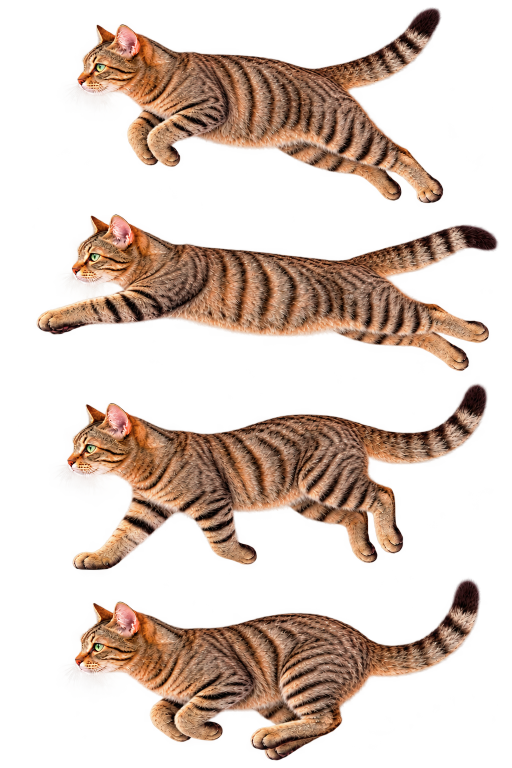
#> input picture backyard_visitor/assets/run.png, 1024 x 1536 px (shown at 1/2 size)
$ python calibrate_cat_color.py
#> lines starting #> are read from the running program, lines starting #| are printed output that depends on the picture; after the words box and inside, x2 and y2 are one past the last pixel; in counts of white or black regions, pixels touching at a corner belong together; long printed decimals are rounded
"""Offline, user-authorized color-only candidate; never edits production assets.

Match warm-fur chroma to standing.png in comparable lightness bins. One bounded
Lab offset is shared by every run pose. Luminance, geometry and alpha stay fixed
before RGB quantization. No spatial filter, resampling, sharpening or new pixels.
Requires Pillow/numpy only in the offline workspace runtime, not in the app.
"""
from pathlib import Path
import hashlib
import json
import numpy as np
from PIL import Image

ROOT = Path(__file__).resolve().parents[1]
OUT = ROOT / 'output/experiments/color'
M = np.array([[.4124564,.3575761,.1804375], [.2126729,.7151522,.0721750], [.0193339,.1191920,.9503041]])
WHITE = np.array([.95047,1.,1.08883])
EPS = 216/24389
KAPPA = 24389/27


def lab(rgb):
    x = rgb.astype(np.float64)/255
    linear = np.where(x <= .04045, x/12.92, ((x+.055)/1.055)**2.4)
    xyz = linear @ M.T / WHITE
    f = np.where(xyz > EPS, np.cbrt(xyz), (KAPPA*xyz+16)/116)
    return np.stack((116*f[...,1]-16, 500*(f[...,0]-f[...,1]), 200*(f[...,1]-f[...,2])), axis=-1)


def rgb(lab_value):
    fy = (lab_value[...,0]+16)/116
    f = np.stack((fy+lab_value[...,1]/500,fy,fy-lab_value[...,2]/200),axis=-1)
    xyz = np.where(f**3 > EPS, f**3, (116*f-16)/KAPPA)*WHITE
    linear = xyz @ np.linalg.inv(M).T
    srgb = np.where(linear <= .0031308, 12.92*linear, 1.055*np.maximum(linear,0)**(1/2.4)-.055)
    return np.clip(np.rint(srgb*255),0,255).astype(np.uint8)


def ramp(x,lo,hi):
    t=np.clip((x-lo)/(hi-lo),0,1)
    return t*t*(3-2*t)


def selection(a, values):
    L,aa,bb = np.moveaxis(values,-1,0)
    # Exclude transparency, neutral whiskers/black stripes, pink ears and green eyes.
    return (a[...,3]>200)&(L>25)&(L<75)&(aa>3)&(bb>8)&(bb>aa*1.05)


def main():
    source_path=ROOT/'backyard_visitor/assets/run.png'
    reference_path=ROOT/'backyard_visitor/assets/standing.png'
    source=np.array(Image.open(source_path).convert('RGBA'))
#> source is the input picture: shape (1536, 1024, 4); mean R, G, B, A 117.7, 82.5, 61.8, 86
    reference=np.array(Image.open(reference_path).convert('RGBA'))
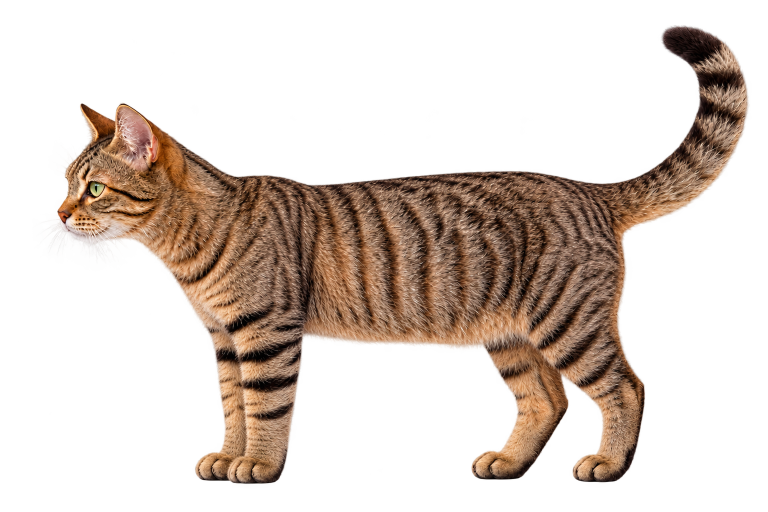
#> input picture backyard_visitor/assets/standing.png, 1536 x 1024 px (shown at 1/2 size)
#> reference is the input picture: shape (1024, 1536, 4); mean R, G, B, A 75.3, 55.4, 42.2, 79.3
    src_lab,ref_lab=lab(source[...,:3]),lab(reference[...,:3])
    sm,rm=selection(source,src_lab),selection(reference,ref_lab)
#> in selection, `return (a[...,3]>200)&(L>25)&(L<75)&(aa>3)&(bb>8)&(bb>aa*1.05)`:
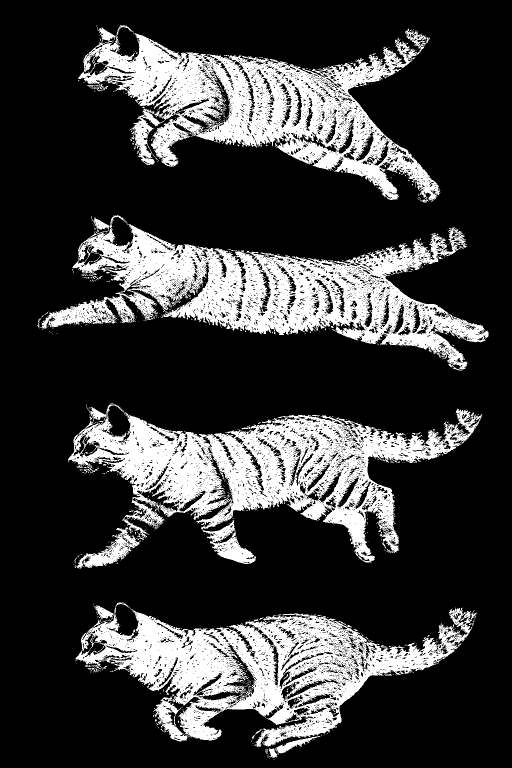
#> returned value: shape (1536, 1024) bool (shown at 1/2 size); 23.3% white; 860 white regions (820 under 20 px), largest, box (x1, y1, x2, y2) and area: (136, 808, 965, 1128) 93717, (80, 432, 977, 741) 92215, (156, 50, 881, 405) 86304
#> in selection (call 2), `return (a[...,3]>200)&(L>25)&(L<75)&(aa>3)&(bb>8)&(bb>aa*1.05)`: returned value: shape (1024, 1536) bool; 22.7% white; 603 white regions (575 under 20 px), largest, box (x1, y1, x2, y2) and area: (116, 83, 1494, 966) 354493, (157, 456, 190, 475) 195, (834, 349, 885, 358) 183
    offsets=[];bins=[]
    for lo in range(25,75,10):
        ss=sm&(src_lab[...,0]>=lo)&(src_lab[...,0]<lo+10)
        rr=rm&(ref_lab[...,0]>=lo)&(ref_lab[...,0]<lo+10)
        if min(ss.sum(),rr.sum())<100:continue
        a=np.median(src_lab[ss,1:],axis=0);b=np.median(ref_lab[rr,1:],axis=0)
        offsets.append(b-a)
        bins.append({'L_range':[lo,lo+10],'source_pixels':int(ss.sum()),'reference_pixels':int(rr.sum()),'source_median_ab':a.tolist(),'reference_median_ab':b.tolist()})
#> this loop made 5 passes
#> (a, b) on passes 1 to 5: ([14.51, 19.18], [12.12, 17.42]), ([15.33, 21.35], [12.63, 19.52]), ([15.39, 22.93], [12.56, 21.48]), ([14.8, 24.54], [12.13, 23.3]), ([14.36, 26.37], [11.53, 24.58])
#> pass 1, in main, `rr=rm&(ref_lab[...,0]>=lo)&(ref_lab[...,0]<lo+10)`:
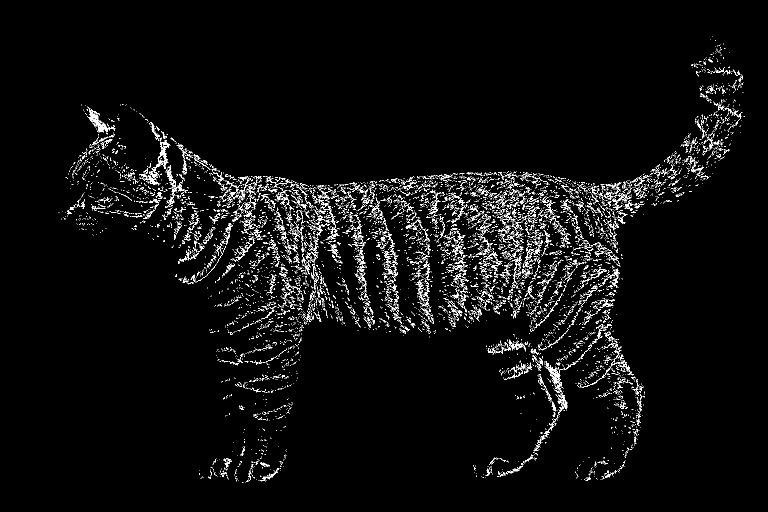
#> rr: shape (1024, 1536) bool (shown at 1/2 size); 3.5% white in thin lines or dots, all inside (x1, y1, x2, y2) = (116, 72, 1490, 966)
#> after the loop:
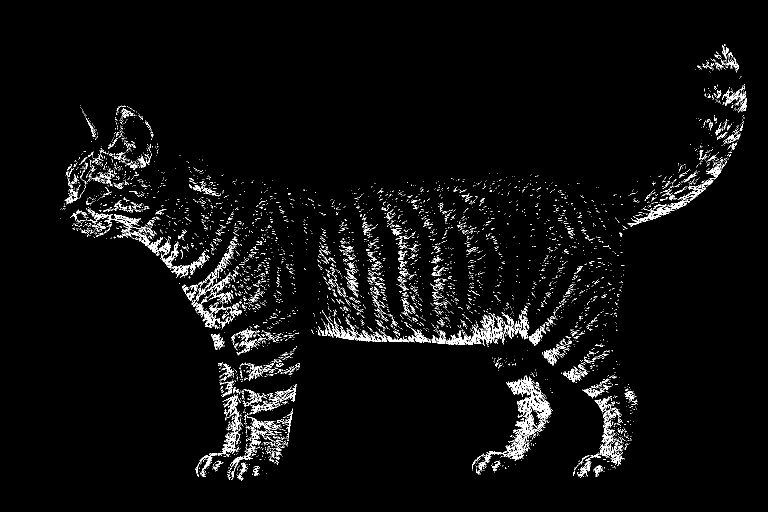
#> rr: shape (1024, 1536) bool (shown at 1/2 size); 3.5% white in thin lines or dots, all inside (x1, y1, x2, y2) = (121, 88, 1494, 962)
#> after the loop:
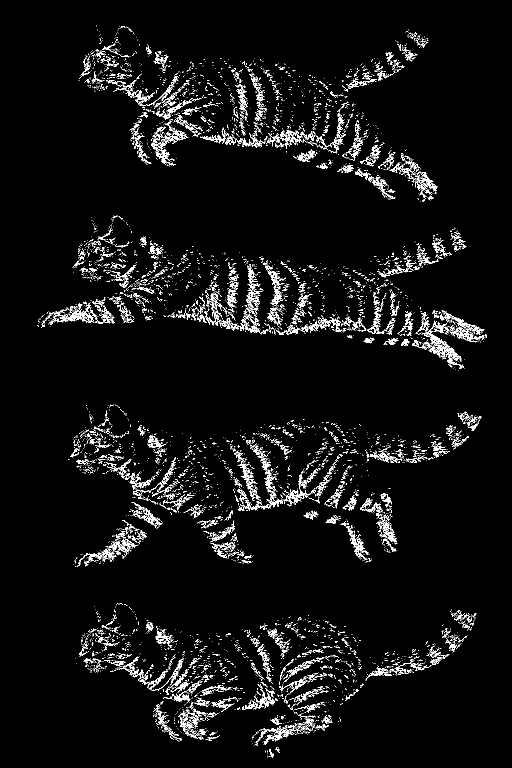
#> ss: shape (1536, 1024) bool (shown at 1/2 size); 4.7% white in thin lines or dots, all inside (x1, y1, x2, y2) = (75, 51, 974, 1515)
#> after the loop, bins = 5 items; offsets = [[-2.39, -1.75], [-2.71, -1.82], [-2.83, -1.45], [-2.67, -1.24], [-2.83, -1.79]]
    if len(offsets)<3:raise RuntimeError('Not enough comparable fur samples')
    # Conservative correction, not a full distribution/brightness transplant.
    delta=np.clip(np.median(offsets,axis=0)*.8,[-4,-5],[4,5])
#> delta = [-2.16, -1.4]
    L,a,b=np.moveaxis(src_lab,-1,0)
    weight=(ramp(a,1,5)*ramp(b,4,12)*ramp(b-a,.5,6)*ramp(L,8,25)*(1-ramp(L,82,96)))
    weight=np.where(source[...,3]>0,weight,0)
    corrected=src_lab.copy();corrected[...,1:]+=weight[...,None]*delta
    candidate=source.copy();converted=rgb(corrected)
#> in rgb, `fy = (lab_value[...,0]+16)/116`:
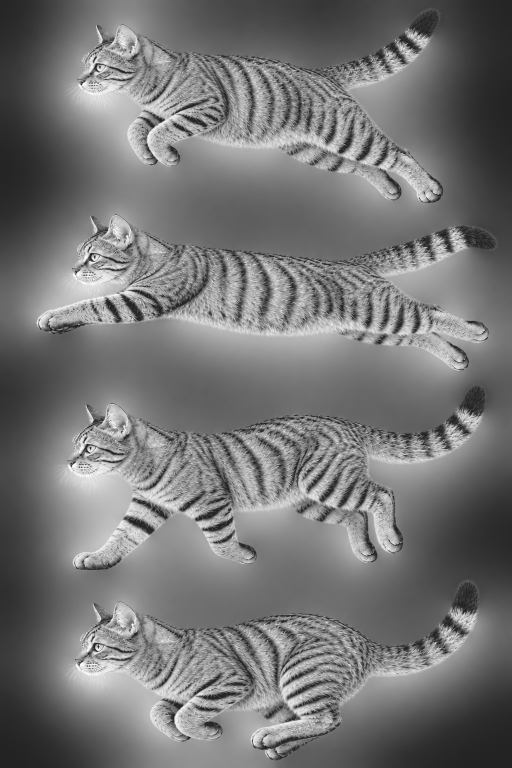
#> fy: shape (1536, 1024) float64 (shown at 1/2 size); min 0.138, max 1, mean 0.462
    changed_region=weight>0
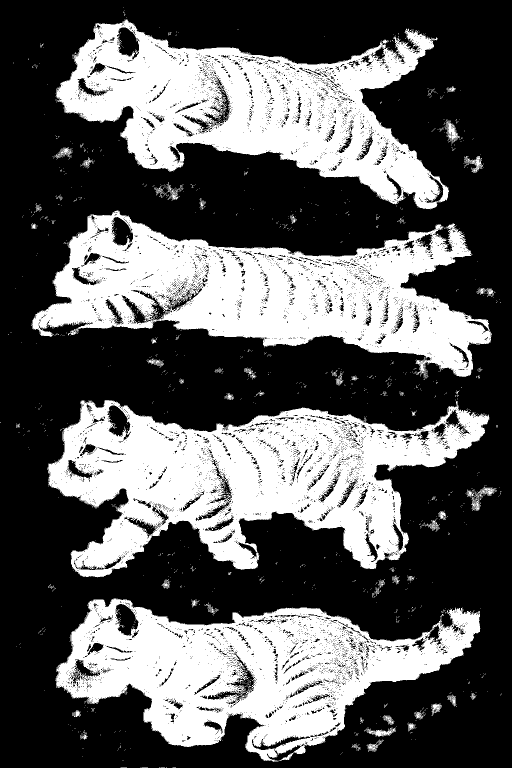
#> changed_region: shape (1536, 1024) bool (shown at 1/2 size); 37.1% white; 2443 white regions (2384 under 20 px), largest, box (x1, y1, x2, y2) and area: (95, 800, 979, 1155) 157311, (63, 421, 984, 755) 145261, (111, 1197, 961, 1524) 135485
    candidate[changed_region,:3]=converted[changed_region]
    OUT.mkdir(parents=True,exist_ok=True)
    output=OUT/'run-calibrated-candidate-3.png'
    Image.fromarray(candidate).save(output)
    saved=np.array(Image.open(output).convert('RGBA'))
    assert saved.shape==source.shape
    assert np.array_equal(saved[...,3],source[...,3]), 'Alpha changed'
    assert np.array_equal(saved[~changed_region],source[~changed_region]), 'Protected pixels changed'
    assert np.array_equal(saved[source[...,3]==0],source[source[...,3]==0]), 'Empty pixels changed'
    actual_lab=lab(saved[...,:3]);le=np.abs(actual_lab[...,0]-src_lab[...,0])[changed_region]
    report={'method':'One bounded Lab chroma offset with smooth warm-fur selection; no spatial operations','authorized_by_user':True,'production_replaced':False,'source':str(source_path),'reference':str(reference_path),'candidate':str(output),'source_sha256':hashlib.sha256(source_path.read_bytes()).hexdigest(),'reference_sha256':hashlib.sha256(reference_path.read_bytes()).hexdigest(),'candidate_sha256':hashlib.sha256(output.read_bytes()).hexdigest(),'size':[saved.shape[1],saved.shape[0]],'matched_lightness_bins':bins,'applied_ab_offset':delta.tolist(),'alpha_identical':True,'all_unselected_pixels_identical':True,'fully_transparent_rgba_identical':True,'pixel_resampling':False,'sharpening':False,'lightness_error_from_rgb_quantization':{'max':float(le.max()),'mean':float(le.mean())},'note':'Pixel position and alpha are exact. Chroma changes can alter perceived fur contrast; visual review is still required. This calibrates running only, not all pose atlases.'}
    (OUT/'run-color-programmatic-review.json').write_text(json.dumps(report,ensure_ascii=False,indent=2)+'\n')
    print(json.dumps({k:report[k] for k in ('candidate','applied_ab_offset','alpha_identical','lightness_error_from_rgb_quantization')},ensure_ascii=False))
#| {"candidate": "output/experiments/color/run-calibrated-candidate-3.png", "applied_ab_offset": [-2.165, -1.403], "alpha_identical": true, "lightness_error_from_rgb_quantization": {"max": 0.2174, "mean": 0.0907}}


if __name__=='__main__':main()
